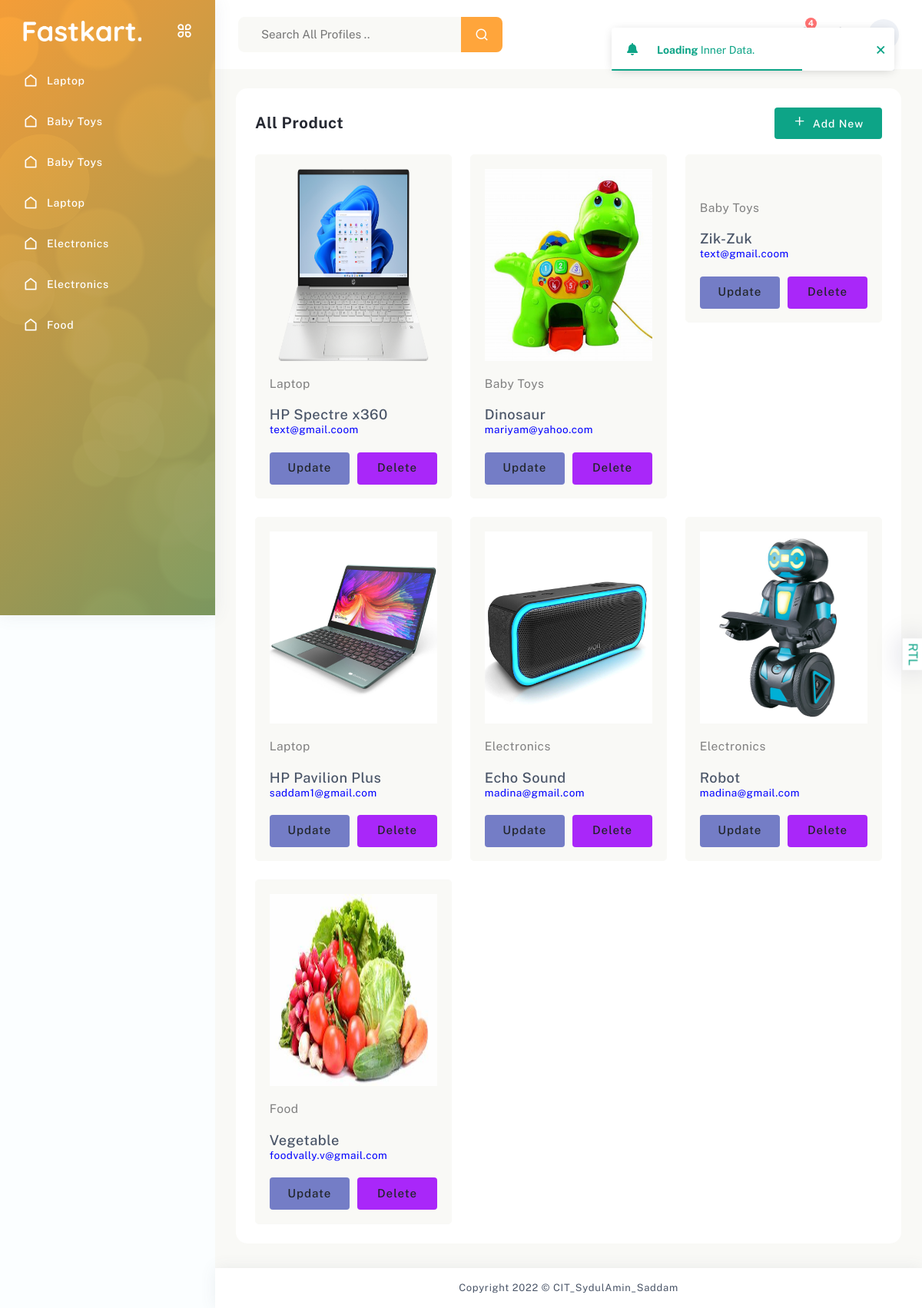
The page / on the database its author committed.
### crudopp/models.py (models this page shows, shortened)
class CRUD(models.Model):
    name = models.CharField(max_length=30)
    cat = models.CharField(max_length=30)
    email = models.EmailField()
    image = models.ImageField(upload_to='crudopp')

### crudopp/views.py (the view)
# urls.py: path('', views.home, name='home'),
def home(request):
    crud = CRUD.objects.all()
    return render(request, 'home.html', locals())

### templates/home.html (shortened to what this page needs)
{% extends 'backend-base.html' %}
{% load static %}
{% block cat %}
{% for c in crud %}
<li class="sidebar-list">
    <a class="sidebar-link sidebar-title link-nav" href="index.html">
        <i class="ri-home-line"></i>
        <span>{{c.cat}}</span>
    </a>
</li>
{% endfor %}-->
{% endblock %}
{% block search %}
<form class="form-inline search-full" action="javascript:void(0)" method="get">
    <div class="form-group w-100">
        <div class="Typeahead Typeahead--twitterUsers">
            <div class="u-posRelative">
                <input class="demo-input Typeahead-input form-control-plaintext w-100" type="text"
                       placeholder="Search All Profiles .." name="q" title="" autofocus>
            </div>
        </div>
    </div>
</form>
{% endblock %}
{% block content %}
<div class="page-body">
    <div class="container-fluid">
        <div class="row">
            <div class="col-12">
                <div class="row">
                    <div class="col-sm-12">
                        <div class="card">
                            <div class="card-body">
                                <div class="title-header option-title">
                                    <h5>All Product</h5>
                                    <form class="d-inline-flex">
                                        <a href="{% url 'create' %}" class="align-items-center btn btn-theme">
                                            <i data-feather="plus"></i>Add New
                                        </a>
                                    </form>
                                </div>
                                <div class="save-details-box">
                                    <div class="row g-4">
                                        {% for c in crud %}
                                        <div class="col-xl-4 col-md-6">
                                            <div class="save-details">
                                                <div class="save-name ">
                                                    <a href="/">
                                                        <img style="height:250px;" src="{{ c.image.url }}"
                                                             class="img-fluid blur-up lazyload" alt="">
                                                    </a>
                                                </div>
                                                <div class="save-address">
                                                    <h5 style="color:gray;">{{ c.cat }}</h5>
                                                </div>
                                                <br>
                                                <div class="save-address">
                                                    <h3>{{ c.name }}</h3>
                                                </div>
                                                <div class="save-address">
                                                    <h6 style="color:blue;">{{ c.email }}</h6>
                                                </div>
                                                <br>
                                                <div class="button">
                                                    <a href="{% url 'update' c.id %}" class="btn btn-md bg-warning">Update</a>
                                                    <a href="delete/{{ c.id }}" class="btn btn-md bg-info">Delete</a>
                                                </div>
                                            </div>
                                        </div>
                                        {% endfor %}
                                    </div>
                                </div>
                            </div>
                        </div>
                    </div>
                </div>
            </div>
        </div>
    </div>
    <div class="container-fluid">
        <footer class="footer">
            <div class="row">
                <div class="col-md-12 footer-copyright text-center">
                    <p class="mb-0">Copyright 2022 © CIT_SydulAmin_Saddam </p>
                </div>
            </div>
        </footer>
    </div>
</div>
{% endblock %}

### templates/backend-base.html (shortened to what this page needs)
<!DOCTYPE html>
{% load static %}
<html lang="en" dir="ltr">
<head>
    <link rel="stylesheet" href="{% static 'backend/assets/css/linearicon.css' %}">
    <link rel="stylesheet" type="text/css" href="{% static 'backend/assets/css/vendors/font-awesome.css' %}">
    <link rel="stylesheet" type="text/css" href="{% static 'backend/assets/css/vendors/themify.css' %}">
    <link rel="stylesheet" type="text/css" href="{% static 'backend/assets/css/ratio.css' %}">
    <link rel="stylesheet" type="text/css" href="{% static 'backend/assets/css/remixicon.css' %}">
    <link rel="stylesheet" type="text/css" href="{% static 'backend/assets/css/vendors/feather-icon.css' %}">
    <link rel="stylesheet" type="text/css" href="{% static 'backend/assets/css/vendors/scrollbar.css' %}">
    <link rel="stylesheet" type="text/css" href="{% static 'backend/assets/css/vendors/animate.css' %}">
    <link rel="stylesheet" type="text/css" href="{% static 'backend/assets/css/vendors/bootstrap.css' %}">
    <link rel="stylesheet" type="text/css" href="{% static 'backend/assets/css/vector-map.css' %}">
    <link rel="stylesheet" href="{% static 'backend/assets/css/vendors/slick.css' %}">
    <link rel="stylesheet" type="text/css" href="{% static 'backend/assets/css/style.css' %}">
</head>
<body>
    <div class="page-wrapper compact-wrapper" id="pageWrapper">
        <div class="page-header">
            <div class="header-wrapper m-0">
                {% block search %}
                {% endblock %}
                <div class="nav-right col-6 pull-right right-header p-0">
                    <ul class="nav-menus">
                        <li class="onhover-dropdown">
                            <div class="notification-box">
                                <span class="badge rounded-pill badge-theme">4</span>
                            </div>
                        </li>
                        <li>
                            <div class="mode">
                            </div>
                        </li>
                        <li class="profile-nav onhover-dropdown pe-0 me-0">
                            <div class="media profile-media">
                            </div>
                        </li>
                    </ul>
                </div>
            </div>
        </div>
        <div class="page-body-wrapper">
            <div class="sidebar-wrapper">
                <div id="sidebarEffect"></div>
                <div>
                    <div class="logo-wrapper logo-wrapper-center">
                        <a href="{% url 'home' %}" data-bs-original-title="" title="">
                            <img class="img-fluid for-white" src="{% static 'backend/assets/images/logo/full-white.png' %}" alt="logo">
                        </a>
                        <div class="toggle-sidebar">
                            <i class="ri-apps-line status_toggle middle sidebar-toggle"></i>
                        </div>
                    </div>
                    <nav class="sidebar-main">
                        <div id="sidebar-menu">
                            <ul class="sidebar-links" id="simple-bar">
                                {% block cat %}
                                {% endblock %}
                            </ul>
                        </div>
                    </nav>
                </div>
            </div>
            {% block content %}
            {% endblock %}
        </div>
    </div>
</body>
</html>

### rows shown on the page
CRUD: cat "Laptop", image (picture), name "HP Spectre x360", email "text@gmail.coom"
CRUD: cat "Baby Toys", image (picture), name "Dinosaur", email "mariyam@yahoo.com"
CRUD: cat "Baby Toys", name "Zik-Zuk", email "text@gmail.coom"
CRUD: cat "Laptop", image (picture), name "HP Pavilion Plus", email "saddam1@gmail.com"
CRUD: cat "Electronics", image (picture), name "Echo Sound", email "madina@gmail.com"
CRUD: cat "Electronics", image (picture), name "Robot", email "madina@gmail.com"
CRUD: cat "Food", image (picture), name "Vegetable", email "foodvally.v@gmail.com"
